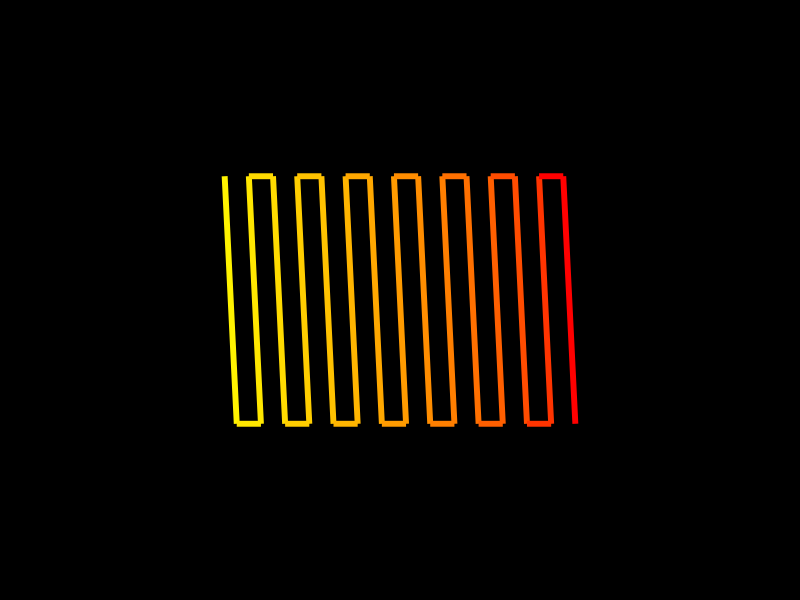

Write R code to recreate this figure.
library(tidyverse)
library(gganimate)
library(RColorBrewer)

n <- round(16, 0)

pipes <- expand.grid(
  x = NA,
  x_end = NA,
  y = NA,
  y_end = NA,
  group = 1:n
)

## Area is square are (0,0) | (1,1)
pipes <- pipes |>
  mutate(
    x = rep(rnorm(2), n / 2),
    x_end = lag(x, 1),
    diff_x = abs(x_end - x),
    x = x + 2 * diff_x * (group - 2),
    x_end = x_end + 2 * diff_x * (group - 2),
    y = rep(c(0, 1), n / 2),
    y_end = rep(c(1, 0), n / 2),
  ) |>
  slice(rep(seq_len(n()), each = 2)) |>
  mutate(
    x_end = lag(x_end, 1),
    y_end = lag(y_end, 1)
  )

temp <- ggplot(pipes,
               aes(
                 x = x,
                 y = y,
                 xend = x_end,
                 yend = y_end
               )) +
  theme_void() +
  theme(plot.background = element_rect(fill = "black"),
        plot.margin = margin(20, 20, 20, 20),
        legend.position = "none") +
  geom_segment(aes(color = group),
               linewidth = 2) +
  scale_color_gradient(low = "yellow", high = "red", na.value = NA) +
  coord_cartesian(xlim = c(min(pipes$x, na.rm = TRUE) - 5,
                           max(pipes$x_end, na.rm = TRUE) + 5),
                  ylim = c(min(pipes$y, na.rm = TRUE) - 0.5,
                           max(pipes$y_end, na.rm = TRUE) + 0.5))

ggsave(temp, filename = "temp.png",
       width = 1920, height = 1280,
       units = "px", dpi = 300)
